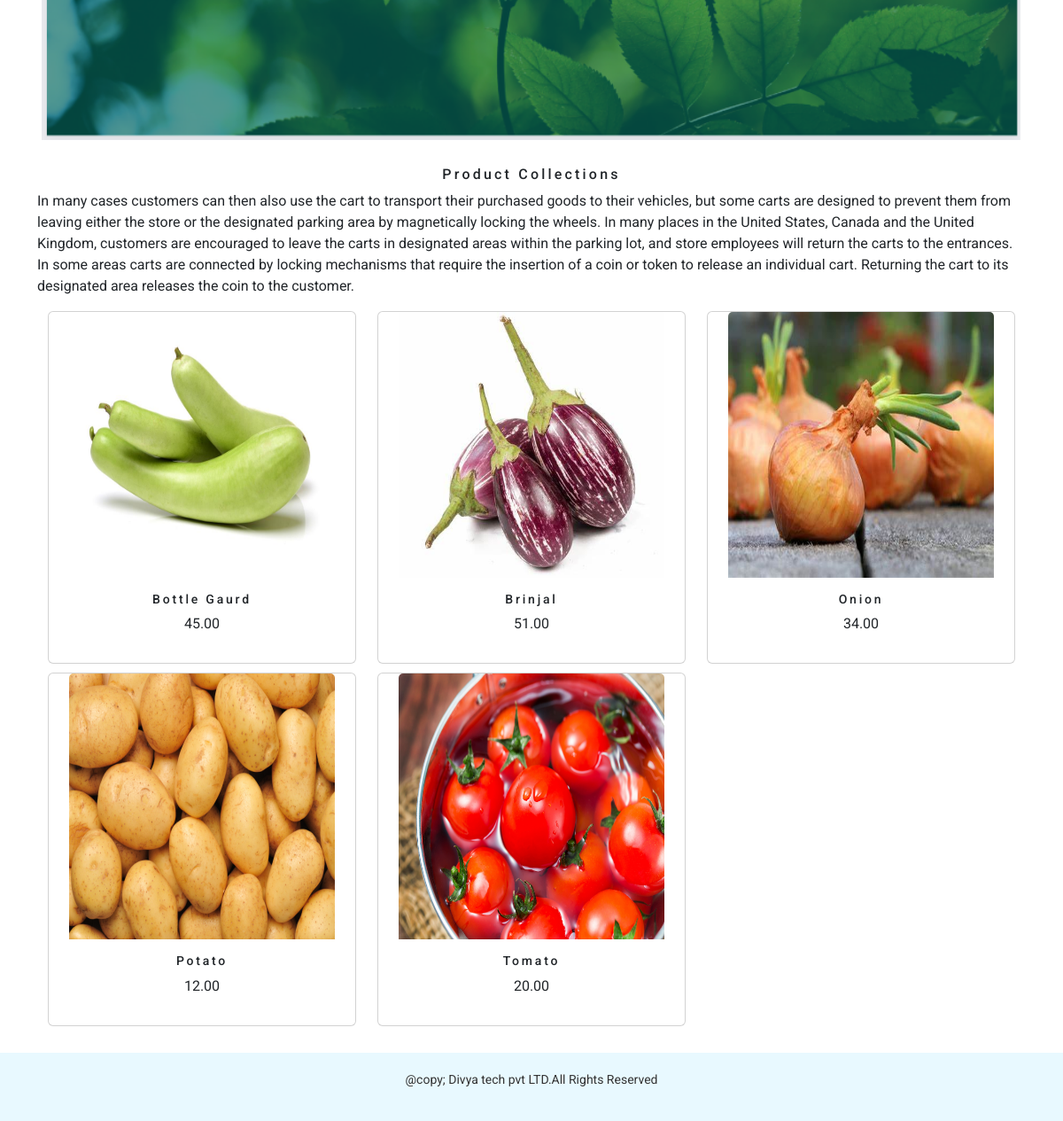
The app's page /shop/ (lower part), older data.
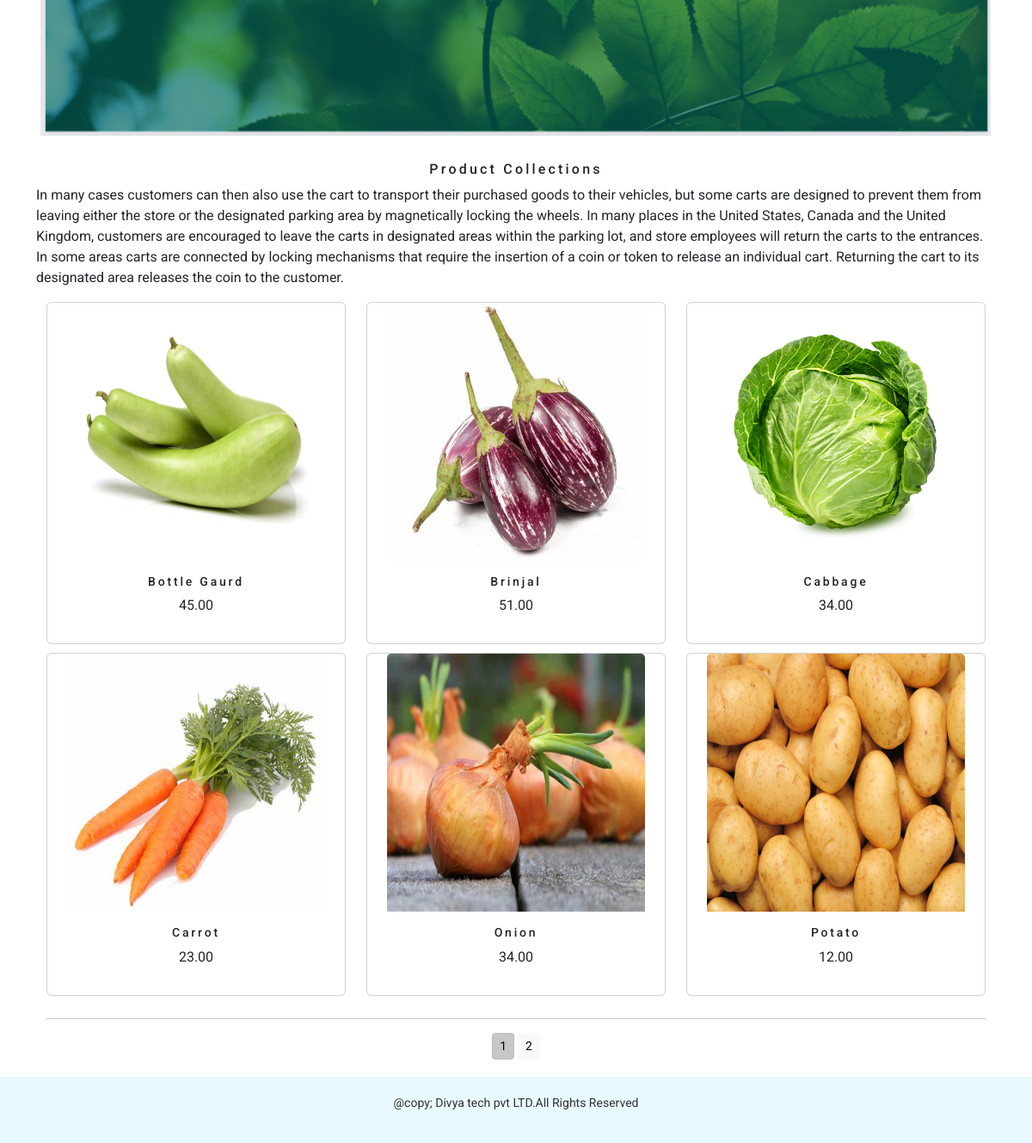
The same page, newer data.
### eshop/models.py (models this page shows, shortened)
class Product(models.Model):
    name = models.CharField(max_length=250, unique=True)
    slug = models.SlugField(max_length=250, unique=True)
    description = models.TextField(blank=True)
    price = models.DecimalField(max_digits=10, decimal_places=2)
    category = models.ForeignKey(Category, on_delete=models.CASCADE)
    image = models.ImageField(upload_to="product", blank=True)
    stock = models.IntegerField()
    available = models.BooleanField(default=True)
    created = models.DateTimeField(auto_now_add=True)
    updated = models.DateTimeField(auto_now=True)
    def get_url(self):
        return  reverse('eshop:prodCatdetail',args=[self.category.slug,self.slug])
    class Meta:
        ordering = ('name',)
        verbose_name = 'product'
        verbose_name_plural = 'products'

### eshop/views.py (the view)
# urls.py: path('', views.allProdCat, name='allProdCat'),
def allProdCat(request, c_slug=None):
    global products
    c_page = None
    products_list = None
    if c_slug != None:
        c_page = get_object_or_404(Category, slug=c_slug)
        products_list = Product.objects.all().filter(category=c_page, available=True)
        products = products_list
    else:
        products_list = Product.objects.all().filter(available=True)
        paginator=Paginator(products_list,6)
        try:
            page=int(request.GET.get('page','1'))
        except:
            page=1
        try:
            products=paginator.page(page)
        except (EmptyPage,InvalidPage):
            products=paginator.page(paginator.num_pages)
    return render(request, 'category.html', {'category': c_page, 'products': products, })

### cart/context_processors.py (called while the page is built)
def counter(request):
    item_count=0
    if 'admin' in request.path:
        return {}
    else:
        try:
            cart=Cart.objects.filter(cart_id=_cart_id(request))
            cart_items=CartItem.objects.all().filter(cart=cart[:1])
            for cart_item in cart_items:
                item_count += cart_item.quantity
        except Cart.DoesNotExist:
            item_count=0
    return dict(item_count=item_count)

### cart/views.py (called while the page is built)
def _cart_id(request):
    cart=request.session.session_key
    if not cart:
        cart=request.session.create()
    return cart

### eshop/context_processors.py (called while the page is built)
def menu_links(request):
    links = Category.objects.all()
    return dict(links=links)

### eshop/models.py (called while the page is built)
    def get_url(self):
        return reverse('eshop:products_by_category', args={self.slug})

### templates/category.html (shortened to what this page needs)
{% extends 'base.html' %}
{% load static %}
{% block content %}
    {% if category %}
    <div class="mx_auto">
        <img class="category_img" src="{{category.image.url}}" alt="{{category.name}}">
    </div>
    <br/>
    <div>
        <h1 class="text-center category_title">{{category.name}}</h1>
        <p class="text-justify">{{category.description}}</p>
    </div>
    {% else %}
    <div>
        <img class="category_img static_img" src="{% static 'images/websitebanner.png' %}" alt="our products" width="100%">
    </div>
    <br/>
    <div>
        <h1 class="text-center category_title">Product Collections</h1>
        <p class="text-justify">In many cases customers can then also use the cart to transport their purchased goods to their vehicles,
            but some carts are designed to prevent them from leaving either the store or the designated parking area by magnetically locking the wheels.
            In many places in the United States, Canada and the United Kingdom, customers are encouraged to leave the carts in designated areas within the parking lot, and store employees will return the carts to the entrances. In some areas carts are connected by locking mechanisms that require the insertion of a coin or token to release an individual cart. Returning the cart to its designated area releases the coin to the customer.</p>
    </div>
    {% endif %}
    {% if products %}
    <div class="container">
        <div class="row mx_auto">
            {% for product in products %}
            <div class="productSingle col-9 col-sm-12 col-md-4 xol-lg-4">
                <div class="card text-center" style="min-width:18rem;">
                    <a href="{{product.get_url}}">
                        <img class="card-img-top product_img" src="{{product.image.url}}" alt="{{product.name}}" style="width:300px;height:300px;">
                    </a>
                    <div class="card-body">
                        <h4>{{product.name}}</h4>
                        <p>{{product.price}}</p>
                    </div>
                </div>
            </div>
            {% endfor %}
        </div>
        <div class="mx-auto">
            {% if products.paginator.num_pages > 1 %}
            <hr>
            <div class="text-center">
                {% for pg in products.paginator.page_range %}
                    <a href="?page={{pg}}" class="btn btn-light btn-sm {% if products.number == pg %} active {% endif %}">{{pg}}</a>
                {% endfor %}
            </div>
            {% endif %}
        </div>
    </div>
    {% endif %}
{% endblock %}

### templates/base.html (shortened to what this page needs)
{% load static %}
<!DOCTYPE html>
<html lang="en">
    <head>
        <link href="{% static 'css/bootstrap.min.css' %}" rel="stylesheet">
        <link href="{% static 'css/custom.css' %}" rel="stylesheet">
    </head>
    <body>
        <div class="content">
            <div class="container">
                    {% block content %}
                    {% endblock %}
            </div>
        </div>
    </body>
    <footer class="footer">
        {% include 'footer.html' %}
    </footer>
</html>

### templates/header.html (shortened to what this page needs)
{% load static %}

### templates/footer.html
  <footer class="footer">
    <div class="container">
      <p>@copy; Divya tech pvt LTD.All Rights Reserved</p>
    </div>
  </footer>

### static/css/custom.css (style rules this page uses)
body { font-family:'Roboto',sans-serif; }
.mx_auto a { color:green; }
.category_img { width:100%; height:auto; }
.category_title { font-size:16px; text_transform:uppercase; letter-spacing:.2em; }
.static_img { padding:5px; }
.productSingle { margin-bottom:10px; }
.card-body h4 { font-size:14px; text_transform:uppercase; letter-spacing:.2em; }

### templates/base.html (style rules this page uses)
body { display: flex; flex-direction: column; min-height: 100vh; margin: 0; }
.content { flex: 1; padding: 20px; }
.footer { background-color: #e8f9ff; padding: 10px; text-align: center; font-size: 14px; color: #333; }

Row changes from the older to the newer data that the page shows:
no longer on this page (row unchanged): Product: image (picture), name "Tomato", price "20.00"
added Product: image (picture), name "Cabbage", price "34.00"
added Product: image (picture), name "Carrot", price "23.00"
Text that changed along with them:
new list line: "1"
new list line: "2"
